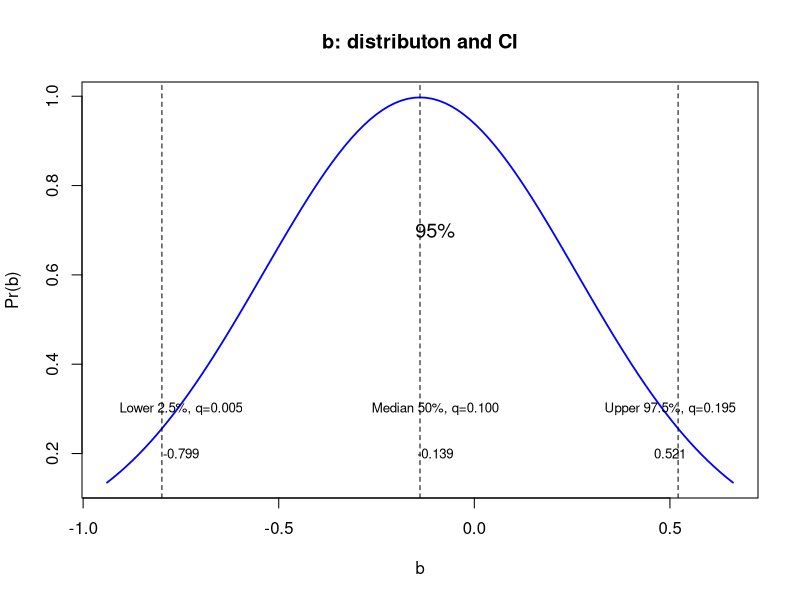

The R source for this figure:
## ---- chunk 1
knitr::opts_chunk$set(echo = FALSE, message=FALSE, warning=FALSE)
library(tidyverse)
library(kableExtra)
## ---- chunk 2
#McShane
grid_M <- c(2,5)
data_M <- c(2,2,3,4,6)
data_D <- c(4,5,5,7,8)
LL1 <- dpois(data_M,grid_M[1])
LL2 <- dpois(data_M,grid_M[2])
prod1 <- prod(LL1)
prod2 <- prod(LL2)
sumM <- prod1*0.5+prod2*0.5
phd1 <- prod1*0.5/sumM
phd2 <- prod2*0.5/sumM
## ---- chunk 3
#Dealy
grid_D <- c(4,9)
data_D <- c(4,5,5,7,8)
LL1 <- dpois(data_D,grid_D[1])
LL2 <- dpois(data_D,grid_D[2])
prod1 <- prod(LL1)
prod2 <- prod(LL2)
sumM <- prod1*0.5+prod2*0.5
phdD1 <- prod1*0.5/sumM
phdD2 <- prod2*0.5/sumM
exD <- round(exp(-4)*(4^5)/factorial(5),5)
## ---- chunk 4
#McShane
grid_M <- c(2,5)
data_M <- c(2,2,3,4,6)
data_D <- c(4,5,5,7,8)
LL1 <- dpois(data_M,grid_M[1])
LL2 <- dpois(data_M,grid_M[2])
prod1 <- prod(LL1)
prod2 <- prod(LL2)
sumM <- prod1*0.5+prod2*0.5
phd1 <- prod1*0.5/sumM
phd2 <- prod2*0.5/sumM
## ---- chunk 5
#Dealy
grid_D <- c(4,9)
data_D <- c(4,5,5,7,8)
LL1 <- dpois(data_D,grid_D[1])
LL2 <- dpois(data_D,grid_D[2])
prod1 <- prod(LL1)
prod2 <- prod(LL2)
sumM <- prod1*0.5+prod2*0.5
phdD1 <- prod1*0.5/sumM
phdD2 <- prod2*0.5/sumM
exD <- round(exp(-4)*(4^5)/factorial(5),5)
## ---- chunk 6
q <- c(0.005,0.1,0.195)
mu_b <- (-1.8+15*q)/2.16
sig_b <- 0.4
curve(dnorm(x, mu_b[2], sig_b), from=mu_b[2]-2*sig_b, to=mu_b[2]+2*sig_b,
      col = "blue", ylab = "Pr(b)", xlab = "b", lwd=1.75, main = "b: distributon and CI")
abline(v=mu_b[1], lty=2)
abline(v=mu_b[2], lty=2)
abline(v=mu_b[3], lty=2)
text(x = -0.75, y = 0.3,                # Text with different color & size
     "Lower 2.5%, q=0.005",
     col = "black",
     cex = 0.8)
text(x = -0.75, y = 0.2,                # Text with different color & size
     round(mu_b[1],3),
     col = "black",
     cex = 0.8)
text(x = -0.1, y = 0.3,                # Text with different color & size
     "Median 50%, q=0.100",
     col = "black",
     cex = 0.8)
text(x = -0.1, y = 0.2,                # Text with different color & size
     round(mu_b[2],3),
     col = "black",
     cex = 0.8)
text(x = 0.5, y = 0.3,                # Text with different color & size
     "Upper 97.5%, q=0.195",
     col = "black",
     cex = 0.8)
text(x = 0.5, y = 0.2,                # Text with different color & size
     round(mu_b[3],3),
     col = "black",
     cex = 0.8)
text(x = -0.1, y = 0.7,                # Text with different color & size
     "95%",
     col = "black",
     cex = 1.2)
